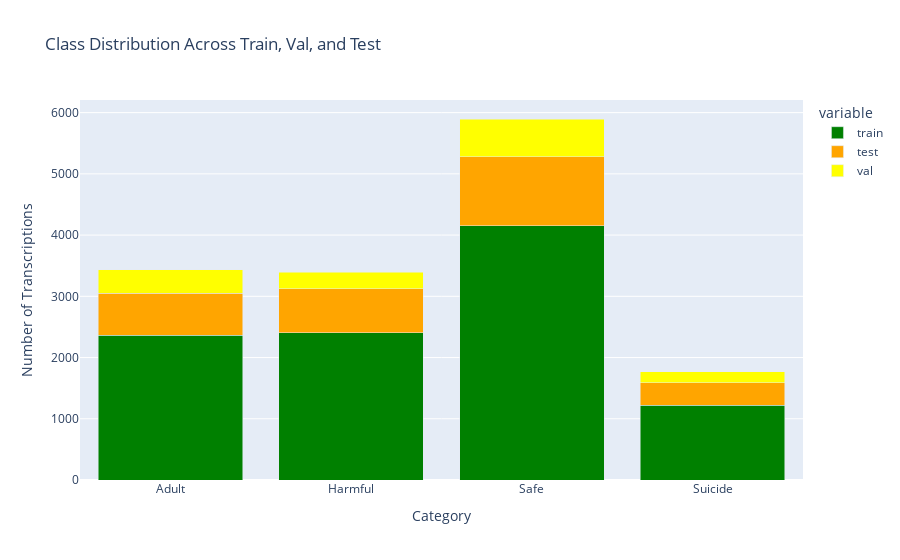

The notebook cell this image was saved under:
### Code cell
# Count the occurrences of each label per subset
subset_counts = video_image_df.groupby(["Label", "Subset"]).size().reset_index(name="Count")

# Pivot the data to get a stacked format
pivot_df = subset_counts.pivot(index="Label", columns="Subset", values="Count").fillna(0)

# Plot the stacked bar chart using Plotly
fig = px.bar(pivot_df, 
             x=pivot_df.index, 
             y=["train", "test", "val"], 
             title="Class Distribution Across Train, Val, and Test",
             labels={"value": "Number of Transcriptions", "Label": "Category"},
             color_discrete_map={"train": "green", "test": "orange", "val": "yellow"},
             barmode="stack")

# Show the plot
fig.show()

### Figure 1 — Plotly figure (JSON) as saved in the notebook; plotly's stock layout.template omitted (floating-point values rounded to 4 significant figures)
{"data": [{"hovertemplate": "variable=train<br>Category=%{x}<br>Number of Transcriptions=%{y}<extra></extra>", "legendgroup": "train", "marker": {"color": "green", "pattern": {"shape": ""}}, "name": "train", "orientation": "v", "showlegend": true, "textposition": "auto", "type": "bar", "x": ["Adult", "Harmful", "Safe", "Suicide"], "xaxis": "x", "y": [2364, 2409, 4152, 1224], "yaxis": "y"}, {"hovertemplate": "variable=test<br>Category=%{x}<br>Number of Transcriptions=%{y}<extra></extra>", "legendgroup": "test", "marker": {"color": "orange", "pattern": {"shape": ""}}, "name": "test", "orientation": "v", "showlegend": true, "textposition": "auto", "type": "bar", "x": ["Adult", "Harmful", "Safe", "Suicide"], "xaxis": "x", "y": [688, 715, 1126, 362], "yaxis": "y"}, {"hovertemplate": "variable=val<br>Category=%{x}<br>Number of Transcriptions=%{y}<extra></extra>", "legendgroup": "val", "marker": {"color": "yellow", "pattern": {"shape": ""}}, "name": "val", "orientation": "v", "showlegend": true, "textposition": "auto", "type": "bar", "x": ["Adult", "Harmful", "Safe", "Suicide"], "xaxis": "x", "y": [384, 272, 618, 185], "yaxis": "y"}], "layout": {"barmode": "stack", "legend": {"title": {"text": "variable"}, "tracegroupgap": 0}, "title": {"text": "Class Distribution Across Train, Val, and Test"}, "xaxis": {"anchor": "y", "domain": [0, 1], "title": {"text": "Category"}}, "yaxis": {"anchor": "x", "domain": [0, 1], "title": {"text": "Number of Transcriptions"}}}}
